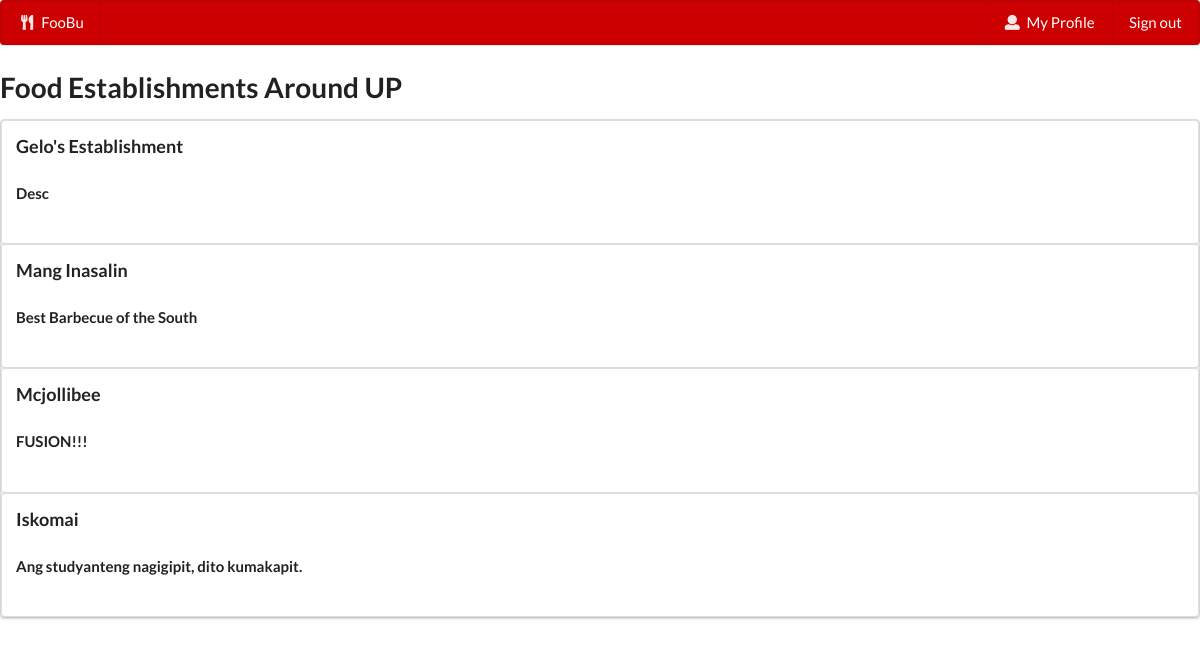
The app's page /foobu/ (signed in) with its own data.
### food/models.py (models this page shows, shortened)
class Establishment(models.Model):
    id = models.AutoField(primary_key=True)
    owner = models.ForeignKey(RegisteredUser,blank=False,on_delete=models.CASCADE)
    name = models.TextField(blank=True)
    desc = models.TextField(blank=True)
    area = models.TextField(blank=True)
    street = models.TextField(blank=True)

### food/views.py (the view)
# urls.py: path('', views.foodHome, name="food-home"),
@login_required
def foodHome(request):
    x = Establishment.objects.all()
    user = request.user
    user_is_owner = RegisteredUser.objects.filter(user=user)[0].is_owner
    return render(request,'food/food-home.html',{'est_list':x, 'user':user, 'user_is_owner':user_is_owner} )

### food/templates/food/food-home.html (shortened to what this page needs)
{% extends "food/base.html" %}
{% block content %}
    <h1>Food Establishments Around UP</h1>
    <div class = "ui segments">
        {% if est_list %}
            {% for est in est_list %}
                <a href="{% url 'establishment' est_id=est.id %}" style="color:inherit; text-decoration: none">
                    <div class="ui segment">
                        <h3 style = "margin: 0; padding: 0">{{ est.name }}</h3>
                        <h4>{{ est.desc }}</h4>
                    </div>
                </a>
            {% endfor %}
        {% else %}
            <div class="ui segment">
                <p>Food Establishment data not available.</p>
            </div>
        {% endif %}
    </div>
{% endblock %}

### records on screen
Establishment: name "Gelo's Establishment", desc "Desc"
Establishment: name "Mang Inasalin", desc "Best Barbecue of the South"
Establishment: name "Mcjollibee", desc "FUSION!!!"
Establishment: name "Iskomai", desc "Ang studyanteng nagigipit, dito kumakapit."
